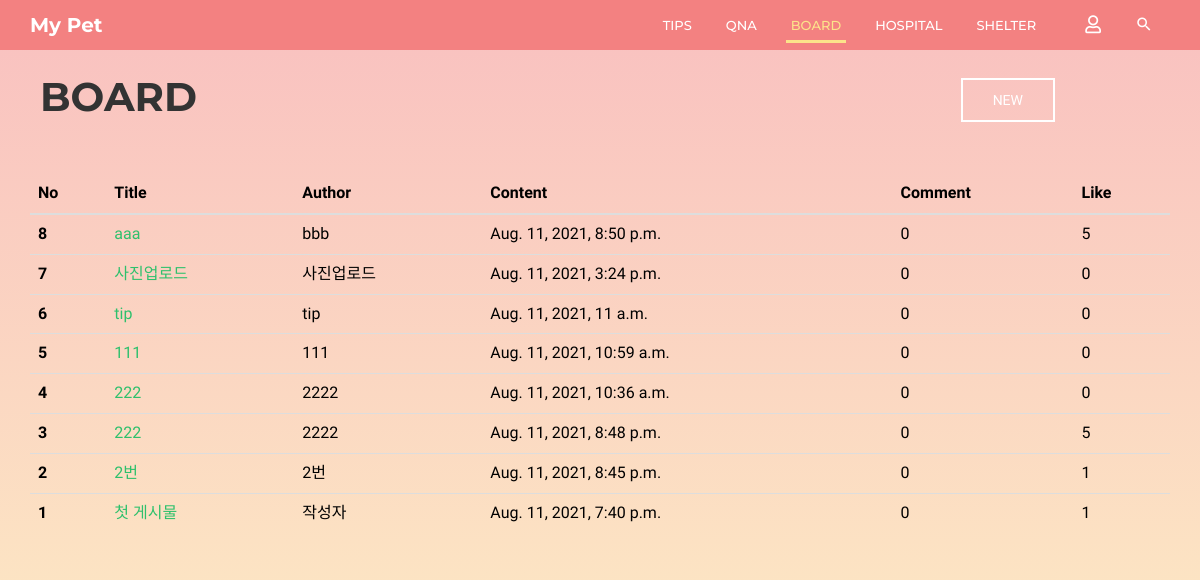
The page /community/board/ on the database as committed earlier.
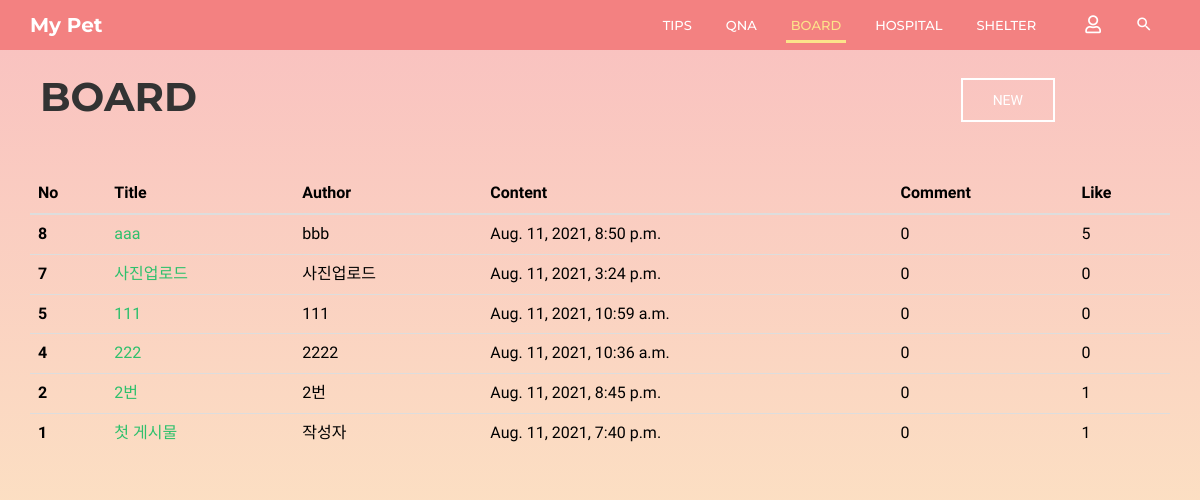
The same page on the database as committed later.
### community/models.py (models this page shows, shortened)
class Board(models.Model):
    b_title = models.CharField(max_length=30)
    b_author = models.CharField(max_length=20)
    b_content = models.CharField(max_length=1000)
    b_date = models.DateTimeField(auto_now=True)
    b_comment_count = models.IntegerField(default=0)
    b_like_count = models.IntegerField(default=0)
    b_photo = models.ImageField(blank=True)

### community/views.py (the view)
# urls.py: path('board/', views.board, name='board'),
def board(request):
    posts = Board.objects.all().order_by('-id')
    return render(request, 'community/board.html', {'posts': posts})

### community/templates/community/board.html (shortened to what this page needs)
{% extends 'base.html' %}
{% block html_body %}
    <link rel="stylesheet" href="/static/css/pages/header.css">
    <link rel="stylesheet" href="/static/css/pages/board.css">
    <header id="column-header">
        <div id="nino-headerInner">
            <nav id="nino-navbar" class="navbar navbar-default" role="navigation">
                <div class="container">
                    <div class="navbar-header">
                        <a class="navbar-brand" href="{% url 'home' %}">My Pet</a>
                    </div>
                    <div class="nino-menuItem pull-right">
                        <div class="collapse navbar-collapse pull-left" id="nino-navbar-collapse">
                            <ul class="nav navbar-nav">
                                <li><a href="#" onclick="testa('{% url 'community:tips' %}')">Tips<span class="sr-only">(current)</span></a>
                                </li>
                                <li><a href="#" onclick="testa('{% url 'community:qna' %}')">QnA</a></li>
                                <li class="active"><a href="#" onclick="testa('{% url 'community:board' %}')">Board</a>
                                </li>
                                <li><a href="#" onclick="testa('{% url 'community:hospital' %}')">Hospital</a></li>
                                <li><a href="#" onclick="testa('{% url 'community:shelter' %}')">Shelter</a></li>
                            </ul>
                        </div>
                        <ul class="nino-iconsGroup nav navbar-nav">
                            {% if user.is_authenticated %}
                                <li><a href="#" onclick="testa('{% url 'community:logout' %}')"><i
                                        class="mdi fas fa-user-slash nino-icon"></i></a></li>
                            {% else %}
                                <li><a href="#" onclick="testa('{% url 'community:login' %}')"><i
                                        class="mdi far fa-user nino-icon"></i></a></li>
                            {% endif %}
                            <li><a href="#" class="nino-search"><i class="mdi mdi-magnify nino-icon"></i></a></li>
                        </ul>
                    </div>
                </div>
            </nav>
        </div>
    </header>
    <div class="container board-header">
        <div class="board-title">
            <h1 class="title-h1">Board</h1>
        </div>
        <div class="board-post-btn">
            <a href="{% url 'community:board_create' %}" class="nino-btn nino-post-btn">NEW</a>
        </div>
    </div>
    <div class="container">
        <div class="tips-page tips-table">
            <table class="table table-hover">
                <thead class="thead-dark">
                <tr>
                    <th scope="col">No</th>
                    <th scope="col">Title</th>
                    <th scope="col">Author</th>
                    <th scope="col">Content</th>
                    <th scope="col">Comment</th>
                    <th scope="col">Like</th>
                </tr>
                </thead>
                {% for post in posts %}
                    <tr>
                        <th scope="row">{{ post.id }}</th>
                        <td><a href="/community/{{ post.id }}/board_detail/">{{ post.b_title }}</a></td>
                        <td>{{ post.b_author }}</td>
                        <td>{{ post.b_date }}</td>
                        <td>{{ post.b_comment_count }}</td>
                        <td>{{ post.b_like_count }}</td>
                    </tr>
                {% endfor %}
            </table>
        </div>
    </div>
{% endblock %}

### templates/base.html (shortened to what this page needs)
<!DOCTYPE html>
<html lang="en">
<head>
	<link rel="stylesheet" type="text/css" href="/static/css/bootstrap.min.css" />
	<link rel="stylesheet" type="text/css" href="/static/css/materialdesignicons.min.css" />
	<link rel="stylesheet" type="text/css" href="/static/css/jquery.mCustomScrollbar.min.css" />
	<link rel="stylesheet" type="text/css" href="/static/css/prettyPhoto.css" />
	<link rel="stylesheet" type="text/css" href="/static/css/unslider.css" />
	<link rel="stylesheet" type="text/css" href="/static/css/pages/index.css" />
    <link rel="stylesheet" href="https://cdn.jsdelivr.net/gh/FortAwesome/Font-Awesome@5.14.0/css/all.min.css">
</head>
<body>
    {% block html_body %}
    {% endblock %}
</body>
</html>

### static/css/pages/index.css (style rules this page uses)
html, body { line-height: 1.7; margin: 0; padding: 0; }
body { color: #999; font-size: 13px; font-weight: 400; overflow-x: hidden; position: relative; font-family: "Roboto", sans-serif; }
article, aside, details, figcaption, figure, footer, header, hgroup, menu, nav, section, main { display: block; }
a { text-decoration: none; outline: none; color: #2ec06c; -webkit-transition: all 0.3s ease-in-out; -moz-transition: all 0.3s ease-in-out; -o-transition: all 0.3s ease-in-out; -ms-transition: all 0.3s ease-in-out; transition: all 0.3s ease-in-out; }
h1, h2, h3, h4, h5, h6 { margin: 5px 0 10px; color: #333; text-transform: uppercase; font-family: "Montserrat", sans-serif; }
h1, h2 { font-weight: 300; }
h1 { font-size: 2.2em; }
ul, ul li, ol, ol li, p, form, input { margin: 0; padding: 0; }
ul, ul li { list-style: none; }
.container { position: relative; }
.nino-btn { display: inline-block; color: black; text-transform: uppercase; padding: 13px 30px; text-align: center; border: 2px solid black; font-size: 14px; line-height: 100%; }
#nino-headerInner { position: relative; z-index: 5; }
#nino-navbar { background: none; border: none; border-radius: 0; }
#nino-navbar .navbar-brand { color: #fff; font-weight: 700; font-size: 20px; }
#nino-navbar .navbar-nav > li > a { color: #fff; font-weight: 500; text-transform: uppercase; border-bottom: 3px solid transparent; padding: 15px 5px 5px; margin: 0 12px; }
#nino-navbar .navbar-nav > li > a:hover, #nino-navbar .navbar-nav > .active > a, #nino-navbar .navbar-nav > .active > a:hover { color: #fce38a; border-color: #fce38a; background: none; }
#nino-navbar .nino-menuItem { float: right; }
#nino-navbar .nino-iconsGroup li a { border: none; font-size: 18px; }

### static/css/pages/header.css (style rules this page uses)
#column-header { position: relative; font-family: "Montserrat", sans-serif; background: rgba(243, 129, 129, 0.9); }
#column-header:after { content: ""; position: absolute; left: 0; top: 0; width: 100%; height: 100%; background: rgba(243, 129, 129, 0.9); }
#nino-headerInner { position: relative; z-index: 5; }

### static/css/pages/board.css (style rules this page uses)
body { height: 100vh; font-family: 'Prompt', sans-serif; background: linear-gradient( to bottom, rgba(243, 129, 129, 0.5), rgba(252, 227, 138, 0.5) ); }
.board-header { display: flex; align-items: center; margin-top: 15px; }
.board-title { position: relative; margin-left: 10px; }
.board-post-btn { position: absolute; right: 130px; }
.title-h1 { font-weight: 700; font-size: 40px; }
.tips-table { width: 100%; margin-top: 45px; }
th, td { color: black; font-size: 16px; }
.nino-post-btn { display: inline-block; color: white; text-transform: uppercase; padding: 13px 30px; text-align: center; border: 2px solid white; font-size: 14px; line-height: 100%; }

Rows that differ between the two databases and show on the page:
removed Board: id "6", b_title "tip", b_author "tip", b_date "Aug. 11, 2021, 11 a.m.", b_comment_count "0", b_like_count "0"
removed Board: id "3", b_title "222", b_author "2222", b_date "Aug. 11, 2021, 8:48 p.m.", b_comment_count "0", b_like_count "5"
